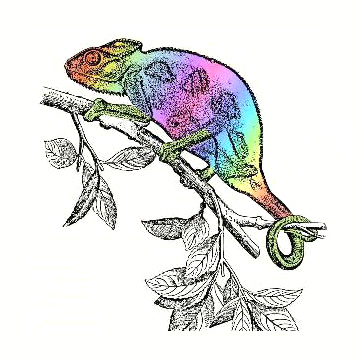
#> input picture src/assets/camelion-sm-r.jpg, 361 x 361 px
$ python tile_pattern_for_bassett.py ../src/assets/camelion-sm-r.jpg out.png
#> lines starting #> are read from the running program, lines starting #| are printed output that depends on the picture
#!/usr/bin/env python3
"""Tile a pattern image N×N for Bassett Smart Object (e.g. 4096×4096, 4 repeats)."""
import argparse
import sys
from pathlib import Path

try:
    from PIL import Image
except ImportError:
    Image = None


def main():
    parser = argparse.ArgumentParser(description="Tile pattern for Bassett SO")
    parser.add_argument("input", type=Path, help="Input pattern image")
    parser.add_argument("output", type=Path, help="Output tiled PNG path")
    parser.add_argument("--repeats", type=int, default=4, help="Repeats across and down")
    parser.add_argument("--size", type=int, default=4096, help="Output size (square)")
    args = parser.parse_args()

    if Image is None:
        print("PIL/Pillow required", file=sys.stderr)
        sys.exit(1)
    if not args.input.exists():
        print(f"Not found: {args.input}", file=sys.stderr)
        sys.exit(1)

    img = Image.open(args.input).convert("RGBA")
    w, h = img.size
#> w = 361; h = 361
    if w <= 0 or h <= 0:
        sys.exit(1)
    n = args.repeats
    out_size = args.size
    # Tile to n×n repeats then resize to out_size
    tiled = Image.new("RGBA", (w * n, h * n))
#> tiled: PIL image 1444x1444 RGBA; every value is 0
    for i in range(n):
        for j in range(n):
            tiled.paste(img, (i * w, j * h))
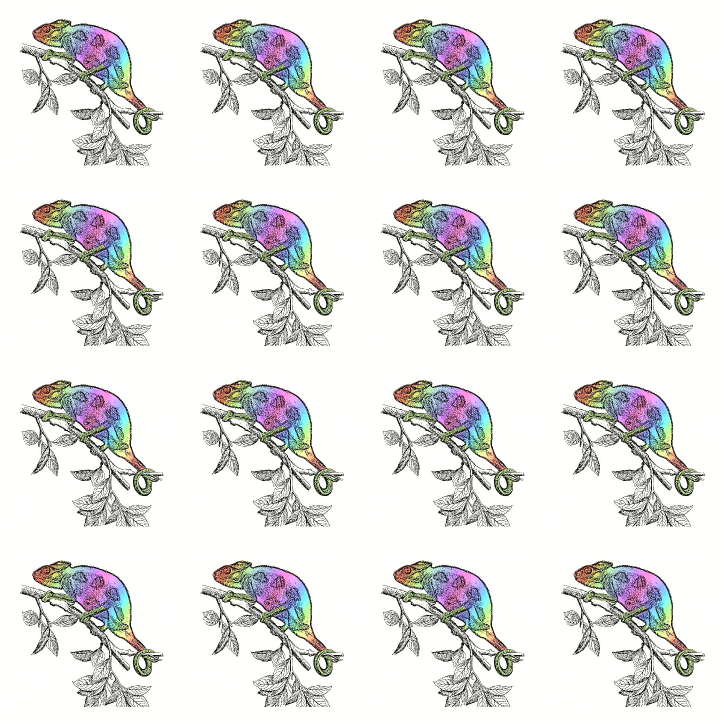
#> tiled: PIL image 1444x1444 RGBA (shown at 1/2 size); mean R, G, B, A 224.1, 223.7, 222.3, 255
    out = tiled.resize((out_size, out_size), Image.Resampling.LANCZOS)
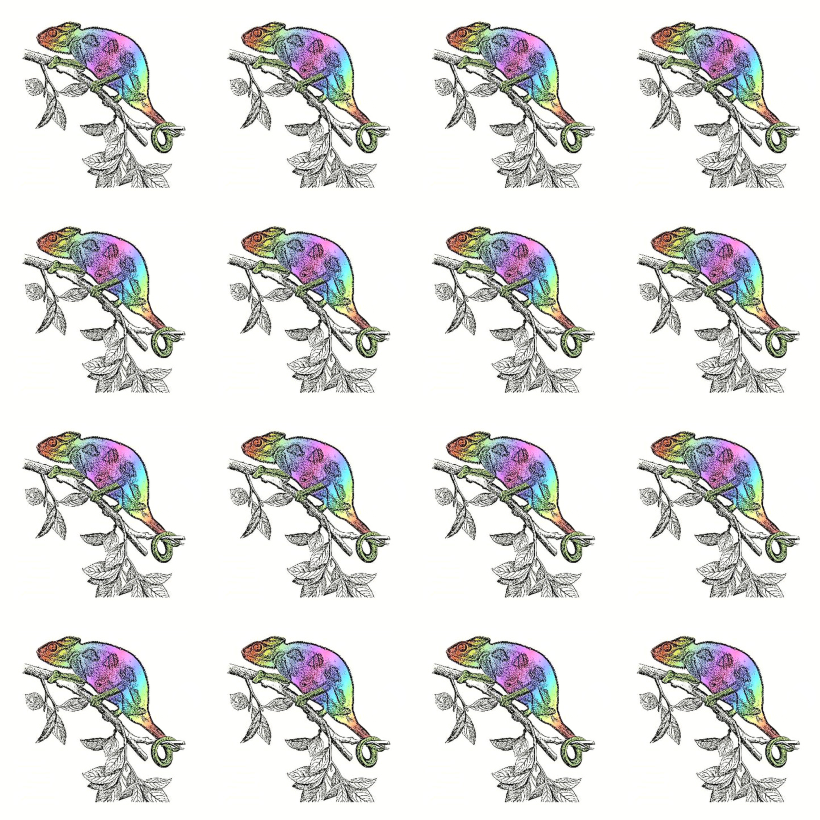
#> out: PIL image 4096x4096 RGBA (shown at 1/5 size); mean R, G, B, A 223.6, 223.2, 222, 255
    args.output.parent.mkdir(parents=True, exist_ok=True)
    out.save(args.output)
    print(args.output)


if __name__ == "__main__":
    main()
